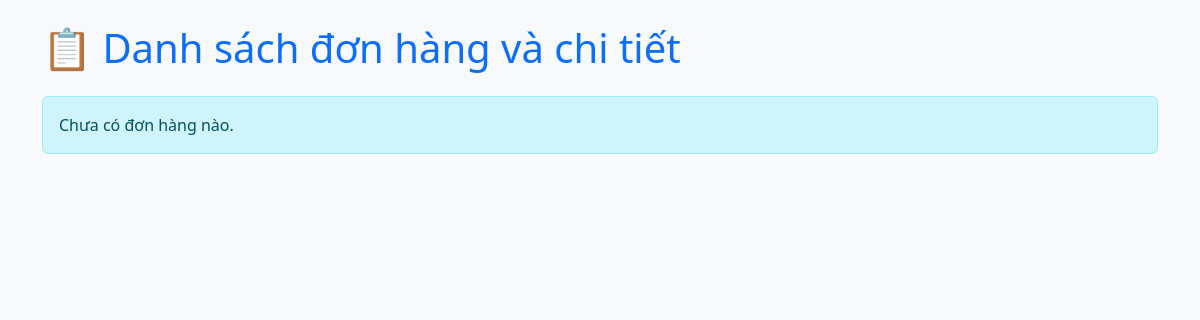
Page /admin/pages/dsdonhang.php?trangthai=3 on the earlier database version.
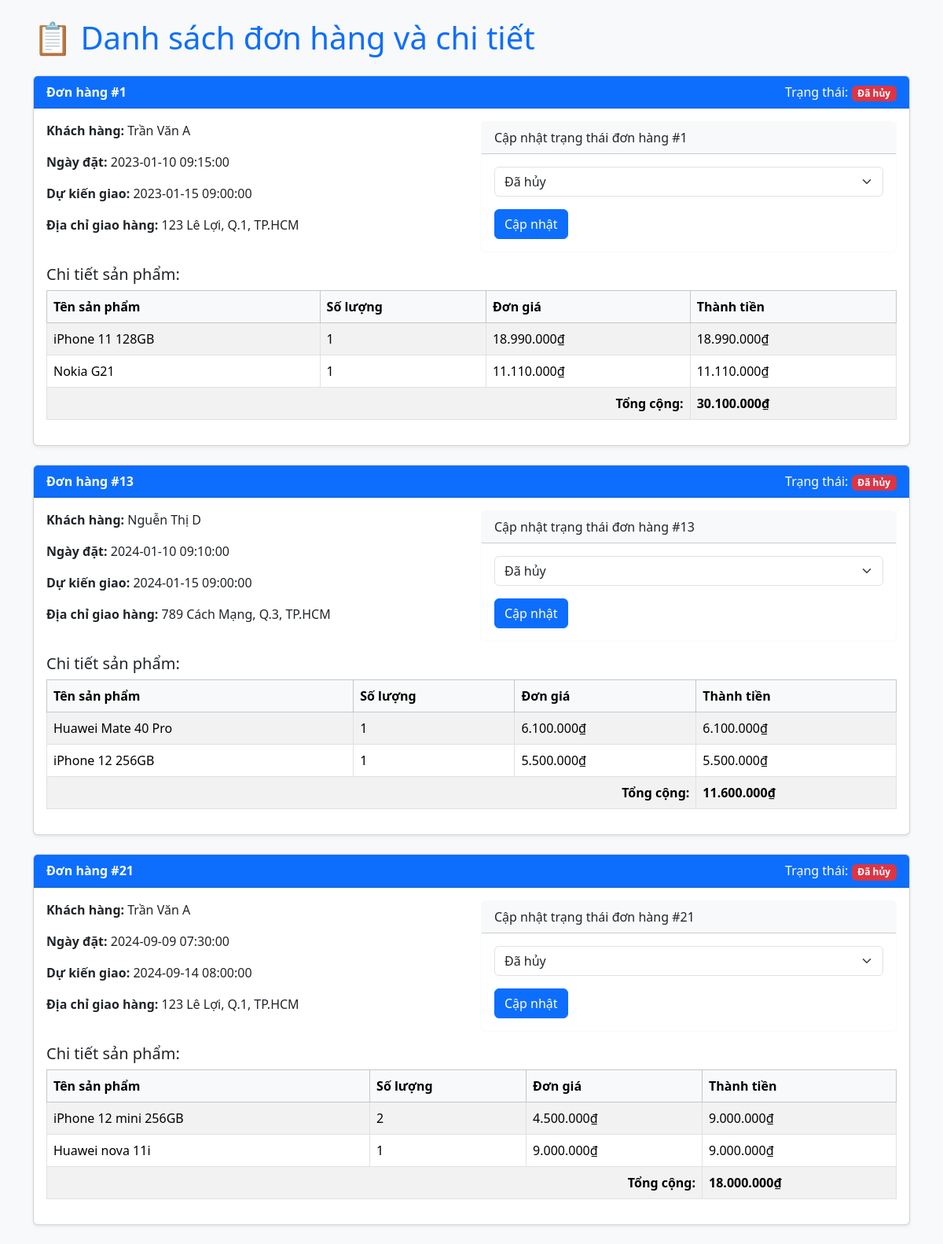
Same page on the later database version.
### tables this page shows
CREATE TABLE tbl_donhang (
      IdDonHang INT NOT NULL AUTO_INCREMENT,
      MaKH INT NOT NULL,
      NgayDat DATETIME NOT NULL,
      NgayGiaoDuKien DATETIME NOT NULL,
      DiaChiGiaoHang VARCHAR(255),
      TrangThai TINYINT NOT NULL,
      PRIMARY KEY (IdDonHang)
  );

CREATE TABLE IF NOT EXISTS `tbl_sanpham` (
    `IdSanPham` int(10) NOT NULL AUTO_INCREMENT,
    `TenSanPham` varchar(200) NOT NULL,
    `IdNhaSanXuat` int(20) NOT NULL,
    `HinhAnh` varchar(200) NOT NULL,
    `DonGia` int(10) NOT NULL,
    `MoTa` varchar(250) ,
    `SoLuong` int(10) NOT NULL,
    `TiLeGiamGia` int(4) NOT NULL,
    `CauHinh` varchar(250),
    `LuotXem` int(11) NOT NULL,
    PRIMARY KEY (`IdSanPham`) 
  );

CREATE TABLE tbl_chitietdonhang (
      IdChiTiet INT PRIMARY KEY AUTO_INCREMENT,
      IdDonHang INT,
      IdSanPham INT,
      SoLuong INT,
      DonGia DECIMAL(12,2)
  );

### admin/pages/dsdonhang.php (the view, shortened to what this page needs)
<?php
include("../includes/connect.php");
$trangthai = isset($_GET['trangthai']) ? intval($_GET['trangthai']) : null;
$donhangs = getAllOrders($trangthai, $connect);
function getAllOrders($trangthai, $connect) {
    $sql = "SELECT dh.IdDonHang, dh.MaKH, dh.NgayDat, dh.NgayGiaoDuKien, dh.DiaChiGiaoHang, dh.TrangThai,
        ct.IdSanPham, ct.SoLuong, ct.DonGia, sp.TenSanPham, nd.TenNguoiDung
        FROM tbl_donhang dh
        INNER JOIN tbl_chitietdonhang ct ON dh.IdDonHang = ct.IdDonHang
        INNER JOIN tbl_nguoidung nd ON dh.MaKH = nd.MaNguoiDung
        INNER JOIN tbl_sanpham sp ON ct.IdSanPham = sp.IdSanPham";
    if($trangthai !== null) {
        $sql .= " WHERE dh.TrangThai = ?";
        $stmt = $connect->prepare($sql);
        $stmt->bind_param("i", $trangthai);
    } else {
        $stmt = $connect->prepare($sql);
    }
    $stmt->execute();
    $danhsach = $stmt->get_result();
    $donhangs = [];
    while ($row = $danhsach->fetch_assoc()) {
        $id = $row['IdDonHang'];
        if (!isset($donhangs[$id])) {
            $donhangs[$id] = [
                'TenNguoiDung' => $row['TenNguoiDung'],
                'NgayDat' => $row['NgayDat'],
                'NgayGiaoDuKien' => $row['NgayGiaoDuKien'],
                'DiaChiGiaoHang' => $row['DiaChiGiaoHang'],
                'TrangThai' => $row['TrangThai'],
                'Chitiet' => []
            ];
        }
        $donhangs[$id]['Chitiet'][] = [
            'TenSanPham' => $row['TenSanPham'],
            'SoLuong' => $row['SoLuong'],
            'DonGia' => $row['DonGia'],
        ];
    }
    return $donhangs;
}
?>
<!DOCTYPE html>
<html lang="vi">
<head>
    <link href="https://cdn.jsdelivr.net/npm/bootstrap@5.3.3/dist/css/bootstrap.min.css" rel="stylesheet">
</head>
<body class="bg-light">
    <div id="main-content" class="container mt-4">
        <h1 class="mb-4 text-primary">📋 Danh sách đơn hàng và chi tiết</h1>
        <?php if (empty($donhangs)): ?>
            <div class="alert alert-info">Chưa có đơn hàng nào.</div>
        <?php else: ?>
            <?php foreach ($donhangs as $idDonHang => $donhang): ?>
        <div class="card mb-4 shadow-sm">
            <div class="card-header bg-primary text-white">
                <strong>Đơn hàng #<?= htmlspecialchars($idDonHang) ?></strong>
                <span class="float-end">
                    Trạng thái:
                    <?php
                        switch ($donhang['TrangThai']) {
                            case 3: echo '<span class="badge bg-danger">Đã hủy</span>'; break;
                        }
                    ?>
                </span>
            </div>
            <div class="card-body">
                <div class="row mb-3">
                    <div class="col-md-6">
                        <p><strong>Khách hàng:</strong> <?= htmlspecialchars($donhang['TenNguoiDung']) ?></p>
                        <p><strong>Ngày đặt:</strong> <?= htmlspecialchars($donhang['NgayDat']) ?></p>
                        <p><strong>Dự kiến giao:</strong> <?= htmlspecialchars($donhang['NgayGiaoDuKien']) ?></p>
                        <p><strong>Địa chỉ giao hàng:</strong> <?= htmlspecialchars($donhang['DiaChiGiaoHang']) ?></p>
                    </div>
                    <div class="col-md-6">
                        <form method="post" action="capnhat_trangthai_don.php" name="form_capnhat_<?= $idDonHang ?>" class="card border-light">
                            <div class="card-header bg-light">Cập nhật trạng thái đơn hàng #<?= htmlspecialchars($idDonHang) ?></div>
                            <div class="card-body">
                                <div class="mb-3">
                                    <select name="trangthai_moi" class="form-select">
                                        <option value="3" <?= $donhang['TrangThai'] == 3 ? 'selected' : '' ?>>Đã hủy</option>
                                    </select>
                                </div>
                                <button type="submit" name="capnhat_trangthai" class="btn btn-primary">Cập nhật</button>
                            </div>
                        </form>
                    </div>
                </div>
                <h5>Chi tiết sản phẩm:</h5>
                <table class="table table-bordered table-striped">
                    <thead class="table-light">
                        <tr>
                            <th>Tên sản phẩm</th>
                            <th>Số lượng</th>
                            <th>Đơn giá</th>
                            <th>Thành tiền</th>
                        </tr>
                    </thead>
                    <tbody>
                        <?php
                        $tong = 0;
                        foreach ($donhang['Chitiet'] as $ct):
                            $thanhtien = $ct['SoLuong'] * $ct['DonGia'];
                            $tong += $thanhtien;
                        ?>
                            <tr>
                                <td><?= htmlspecialchars($ct['TenSanPham']) ?></td>
                                <td><?= htmlspecialchars($ct['SoLuong']) ?></td>
                                <td><?= number_format($ct['DonGia'], 0, ',', '.') ?>₫</td>
                                <td><?= number_format($thanhtien, 0, ',', '.') ?>₫</td>
                            </tr>
                        <?php endforeach; ?>
                        <tr class="fw-bold">
                            <td colspan="3" class="text-end">Tổng cộng:</td>
                            <td><?= number_format($tong, 0, ',', '.') ?>₫</td>
                        </tr>
                    </tbody>
                </table>
            </div>
        </div>
    <?php endforeach; ?>
        <?php endif; ?>
    </div>
</body>
</html>

Differences in the rows shown:
added tbl_donhang: tbl_sanpham.TenSanPham "iPhone 11 128GB", tbl_chitietdonhang.SoLuong "1", tbl_chitietdonhang.DonGia "18.990.000", tbl_chitietdonhang.SoLuong+DonGia "18.990.000", tbl_sanpham.TenSanPham "Nokia G21", tbl_chitietdonhang.DonGia "11.110.000", tbl_chitietdonhang.SoLuong+DonGia "11.110.000"
added tbl_donhang: tbl_sanpham.TenSanPham "Huawei Mate 40 Pro", tbl_chitietdonhang.SoLuong "1", tbl_chitietdonhang.DonGia "6.100.000", tbl_chitietdonhang.SoLuong+DonGia "6.100.000", tbl_sanpham.TenSanPham "iPhone 12 256GB", tbl_chitietdonhang.DonGia "5.500.000", tbl_chitietdonhang.SoLuong+DonGia "5.500.000", shown under "13"
added tbl_donhang: tbl_sanpham.TenSanPham "iPhone 12 mini 256GB", tbl_chitietdonhang.SoLuong "2", tbl_chitietdonhang.DonGia "4.500.000", tbl_chitietdonhang.SoLuong+DonGia "9.000.000", tbl_sanpham.TenSanPham "Huawei nova 11i", tbl_chitietdonhang.SoLuong "1", tbl_chitietdonhang.DonGia "9.000.000", shown under "21"
Other differences:
new list line: "Đơn hàng # 1 Trạng thái: Đã hủy Khách hàng: Trần Văn A Ngày đặt: 2023-01-10 09:15:00 Dự kiến giao: 2023-01-15 09:00:00 Địa chỉ giao hàng: 123 Lê Lợi, Q.1, TP.HCM Cập nhật trạng thái đơn hàng # 1 Đã hủy Cập nhật Chi tiết sản phẩm: Tên sản phẩm Số lượng Đơn giá Thành tiền Tổng cộng: 30.100.000 ₫"
new list line: "Đơn hàng # 13 Trạng thái: Đã hủy Khách hàng: Nguễn Thị D Ngày đặt: 2024-01-10 09:10:00 Dự kiến giao: 2024-01-15 09:00:00 Địa chỉ giao hàng: 789 Cách Mạng, Q.3, TP.HCM Cập nhật trạng thái đơn hàng # 13 Đã hủy Cập nhật Chi tiết sản phẩm: Tên sản phẩm Số lượng Đơn giá Thành tiền Tổng cộng: 11.600.000 ₫"
new list line: "Đơn hàng # 21 Trạng thái: Đã hủy Khách hàng: Trần Văn A Ngày đặt: 2024-09-09 07:30:00 Dự kiến giao: 2024-09-14 08:00:00 Địa chỉ giao hàng: 123 Lê Lợi, Q.1, TP.HCM Cập nhật trạng thái đơn hàng # 21 Đã hủy Cập nhật Chi tiết sản phẩm: Tên sản phẩm Số lượng Đơn giá Thành tiền Tổng cộng: 18.000.000 ₫"
text no longer shown: "Chưa có đơn hàng nào."
